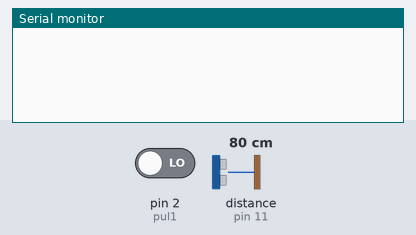
Recording of a sketch running on a simulated Arduino Uno, built with avr-gcc and run on an emulated ATmega328P. Shown: the last lines printed to the serial monitor. Inputs (shaded band) come from the test bench; at power-on: pin 2 (pul1) LOW, distance to the obstacle (sensor on pin 11) 80 cm. The echo pulse lasts 58.3 µs per cm.

Above: at 1.2 s.
1.3 s: pin 2 (pul1) driven HIGH
At 1.42 s:
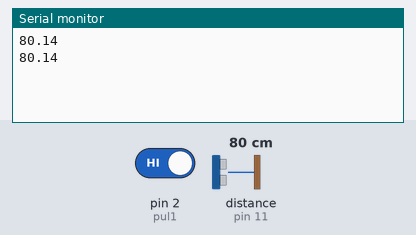
3.3 s: distance to the obstacle (sensor on pin 11) set to 2 cm
At 3.31 s:
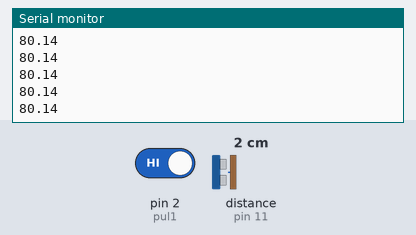
4.8 s: distance to the obstacle (sensor on pin 11) set to 4 cm
At 4.84 s:
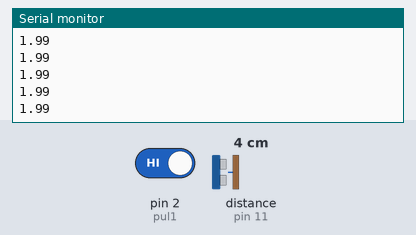
Timing chart, 0 to 7.8 s (numbered marks = the images above; inputs shaded):
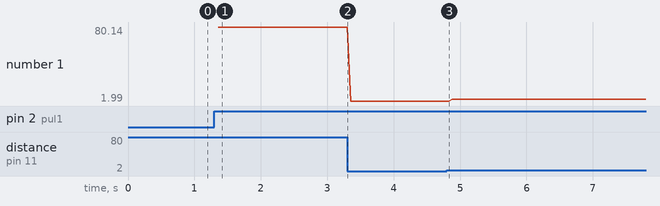

Measured:
- after the input at 1.3 s, the serial monitor: prints a new line after 0.06 s (image 1)
- plotted number 1: 80.14 → 1.99 after the input at 3.3 s, 1.99 → 4 after the input at 4.8 s

The sketch:

lab_2_eje.ino
```cpp
byte pul1=2;
byte pul2=3;
byte led1=4;
byte led2=5;
byte led3=6;
byte led4=7;
byte giro_der=8;
byte giro_izq=9;
#define trig 10
#define echo 11
float duracion, distancia;

void setup() {
  Serial.begin(9600);
  pinMode(pul1, INPUT);
  pinMode(trig, OUTPUT);
  pinMode(echo, INPUT);

}

void loop() {
    if(digitalRead(pul1)==HIGH)
    {
    digitalWrite(trig, HIGH);
    delayMicroseconds(1);
    digitalWrite(trig,LOW);
    duracion = pulseIn(echo, HIGH);
    distancia = duracion/58.2;
    delay(50);
    Serial.println(distancia);
    }
}
```
